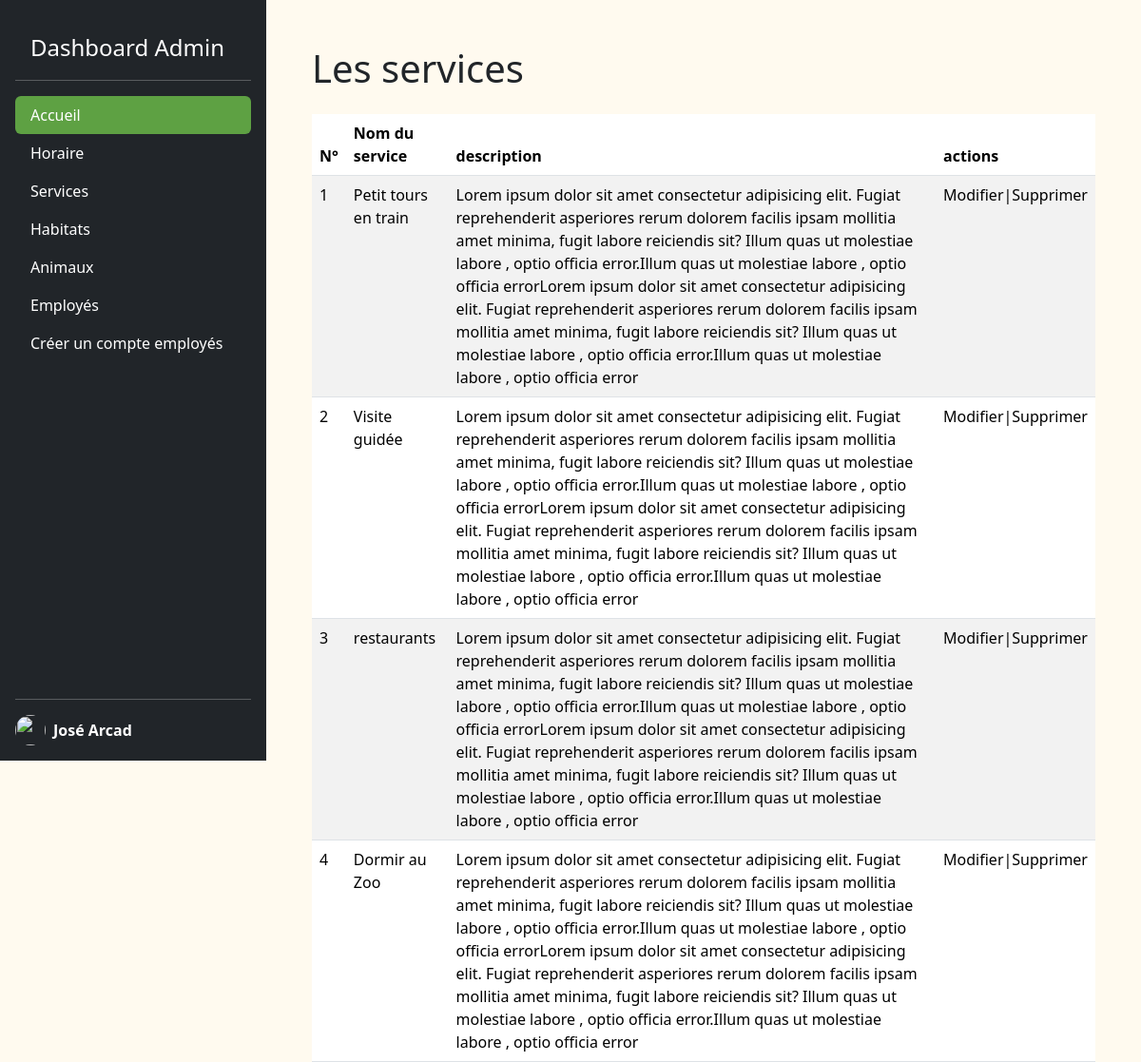
/admin/pages/services.php, run on the app's committed database.
### tables this page shows
CREATE TABLE IF NOT EXISTS `service`(
    service_id INT NOT NULL AUTO_INCREMENT,
    name VARCHAR(50) NOT NULL,
    description TEXT(1000) NOT NULL,
    PRIMARY KEY(service_id)
);

### admin/lib/functions.php (called while the page is built, shortened)
<?php
function getServices(PDO $pdo) : array
{
    $query = $pdo-> prepare("SELECT * FROM service");
    $query -> execute();
    $services = $query->fetchAll(PDO::FETCH_ASSOC);
    return $services;
}

### admin/pages/services.php (the view)
<?php
require_once __DIR__ . "../../templates/header.php";
require_once __DIR__ . "../../../lib/pdo.php";
require_once __DIR__ . "../../lib/functions.php";
$services = getServices($pdo);
?>
<div class="m-5">
    <h1 class="my-4">Les services</h1>
    <table class="table table-striped">
        <thead>
            <tr>
                <th scope="col">N°</th>
                <th scope="col">Nom du service</th>
                <th scope="col">description</th>
                <th scope="col">actions</th>
            </tr>
        </thead>
        <tbody class="aaa">
            <?php
            foreach ($services as $key => $service) { ?>
                <tr>
                    <td><?= $service["service_id"] ?></td>
                    <td><?= $service["name"] ?></td>
                    <td><?= $service["description"] ?></td>
                    <td>Modifier|Supprimer</td>
                </tr>
            <?php } ?>
        </tbody>
    </table>
</div>
<?php
require_once __DIR__ . "../../templates/footer.php";
?>

### admin/assets/css/styles.css (style rules this page uses)
body { margin: 0; background-color: #fffaef; }
.table { height: 80vh; width: 100%; background-color: aqua; }

### data on the page
service: service_id "1", name "Petit tours en train", description "Lorem ipsum dolor sit amet consectetur adipisicing elit. Fugiat reprehenderit asperiores rerum dolorem facilis ipsam mollitia amet minima, fugit labore reiciendis sit? Illum quas ut molestiae labore , optio officia error.Illum quas ut molestiae labore , optio officia errorLorem ipsum dolor sit amet consectetur adipisicing elit. Fugiat reprehenderit asperiores rerum dolorem facilis ipsam mollitia amet minima, fugit labore reiciendis sit? Illum quas ut molestiae labore , optio officia error.Illum quas ut molestiae labore , optio officia error"
service: service_id "2", name "Visite guidée", description "Lorem ipsum dolor sit amet consectetur adipisicing elit. Fugiat reprehenderit asperiores rerum dolorem facilis ipsam mollitia amet minima, fugit labore reiciendis sit? Illum quas ut molestiae labore , optio officia error.Illum quas ut molestiae labore , optio officia errorLorem ipsum dolor sit amet consectetur adipisicing elit. Fugiat reprehenderit asperiores rerum dolorem facilis ipsam mollitia amet minima, fugit labore reiciendis sit? Illum quas ut molestiae labore , optio officia error.Illum quas ut molestiae labore , optio officia error"
service: service_id "3", name "restaurants", description "Lorem ipsum dolor sit amet consectetur adipisicing elit. Fugiat reprehenderit asperiores rerum dolorem facilis ipsam mollitia amet minima, fugit labore reiciendis sit? Illum quas ut molestiae labore , optio officia error.Illum quas ut molestiae labore , optio officia errorLorem ipsum dolor sit amet consectetur adipisicing elit. Fugiat reprehenderit asperiores rerum dolorem facilis ipsam mollitia amet minima, fugit labore reiciendis sit? Illum quas ut molestiae labore , optio officia error.Illum quas ut molestiae labore , optio officia error"
service: service_id "4", name "Dormir au Zoo", description "Lorem ipsum dolor sit amet consectetur adipisicing elit. Fugiat reprehenderit asperiores rerum dolorem facilis ipsam mollitia amet minima, fugit labore reiciendis sit? Illum quas ut molestiae labore , optio officia error.Illum quas ut molestiae labore , optio officia errorLorem ipsum dolor sit amet consectetur adipisicing elit. Fugiat reprehenderit asperiores rerum dolorem facilis ipsam mollitia amet minima, fugit labore reiciendis sit? Illum quas ut molestiae labore , optio officia error.Illum quas ut molestiae labore , optio officia error"
